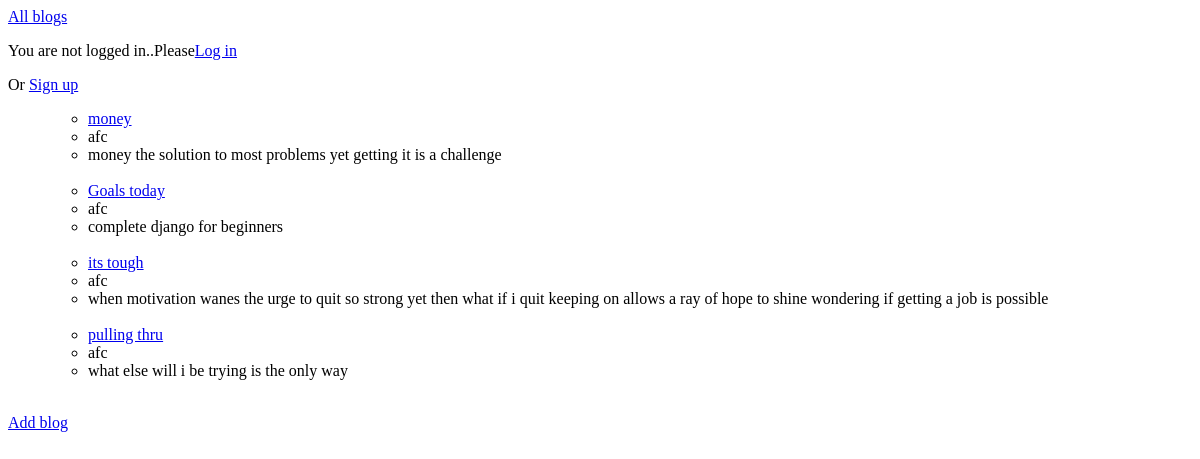
Before: / with the older database file.
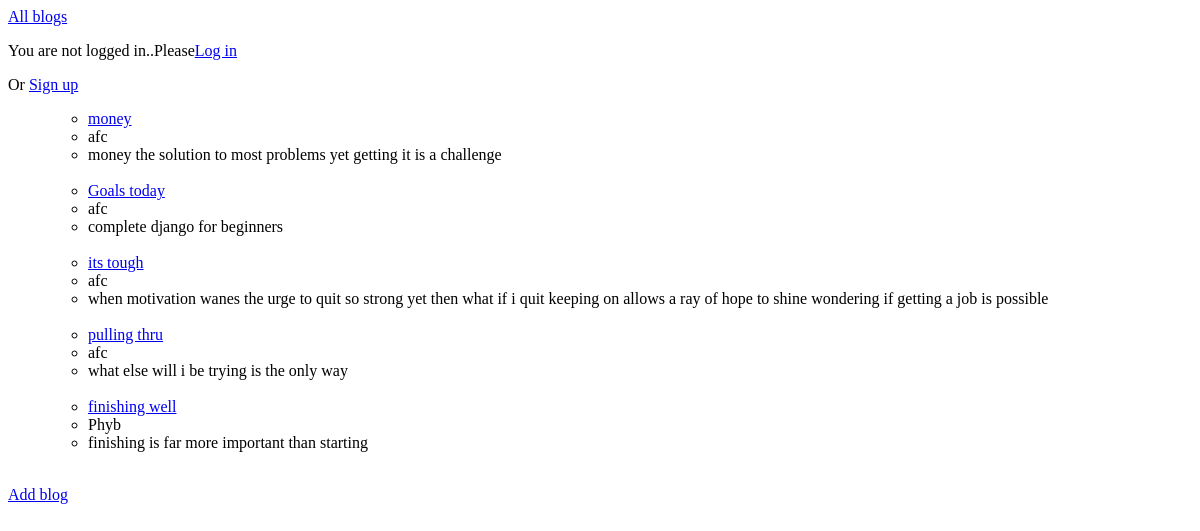
After: the same page with the newer database file.
### blog/models.py (models this page shows, shortened)
class Blog(models.Model):
    title = models.CharField(max_length=200)
    author = models.ForeignKey('auth.User', on_delete=models.CASCADE)
    body = models.TextField()

### blog/views.py (the view)
# urls.py: path('',BlogListView.as_view(), name='home'),
class BlogListView(ListView):
    model = Blog
    template_name = "home.html"
    context_object_name = 'blogs'

### blog/templates/home.html (shortened to what this page needs)
{% extends 'base.html' %}
{% block content %}
<ul>
    {% for blog in blogs %}
    <ul>
    <li><a href="{% url 'blog' blog.id%}">{{blog.title}}</a></li>
    <li>{{blog.author}}</li>
    <li>{{blog.body}}</li>
    <br>
    </ul>
    {% endfor %}
</ul>
<a href="{% url 'new_blog' %}">Add blog</a>
{% endblock content %}

### blog/templates/base.html (shortened to what this page needs)
<!doctype html>
<html>
    <head>
    </head>
    <body>
        <header>
            <a href="{% url 'home' %}">All blogs</a>
        </header>
        {% if user.is_authenticated %}
        <p>Hi {{user.username}}</p>
        <p><a href="{% url 'logout' %}">Log out</a></p>
        {% else %}
        <p>You are not logged in..Please<a href="{% url 'login' %}">Log in</a></p>
        <p>Or <a href="{% url 'accounts:signup' %}">Sign up</a></p>
        {% endif %}
        {% block content %}
        {% endblock content %}
    </body>
</html>

Changed rows visible on the page:
added Blog: title "finishing well", author "Phyb", body "finishing is far more important than starting"
